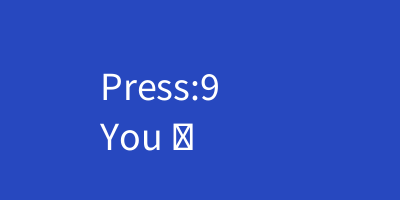
Frame 1 (no input)
Frame 60 (the mouse pressed at the canvas centre just before this capture): identical to frame 1, image omitted
Frame 120 (the mouse held since frame 60 and released just before this capture): identical to frame 1, image omitted

The Processing sketch that drew this single still picture (run headless with seeded random() and noise(); from frame 60 on, the mouse is pressed at the canvas centre):

// Processing sketch: week17_3
// ── week17_3.pde
//week17-3
void setup(){//設定只做一次
  size(400,200);
  textSize(40);
}
char c='9';
int win=0; // 0:not win ,1:win
void draw(){//每秒60次
  background(#2748BF);
  text("Press:"+c, 100,100);
  text("You "+key,100,150);
  if( c==key ) win=1;
  else win=0;
  
  if(win==1) text("You Win!",100,50);
}
